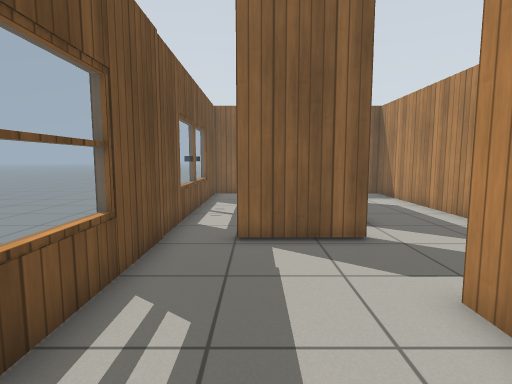
[1] (above)

12 first-person views from a walk through a Gazebo world. The camera is 0.98 m above the floor, tilts 6° down and sees 80° across. The floor is counted in squares, 0.5 m on a side. Each view is taken from the middle of a square. On the plan, view 1 faces up. The plan holds only what a view shows up to about 17 squares ahead; the rest is blank. Simple patterns stand in for the simulator's built-in surfaces.

[2]
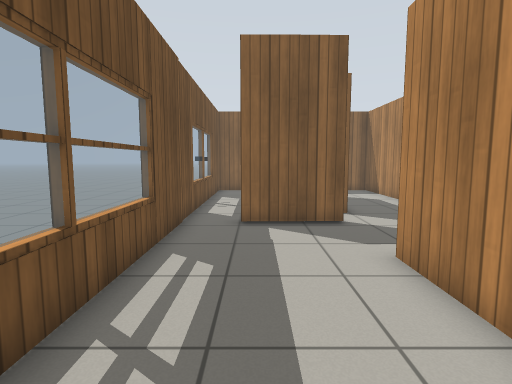

[3]
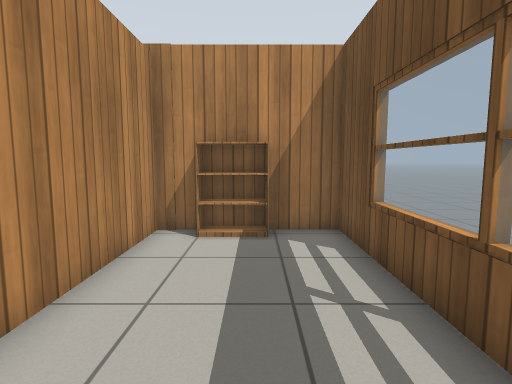

[4]
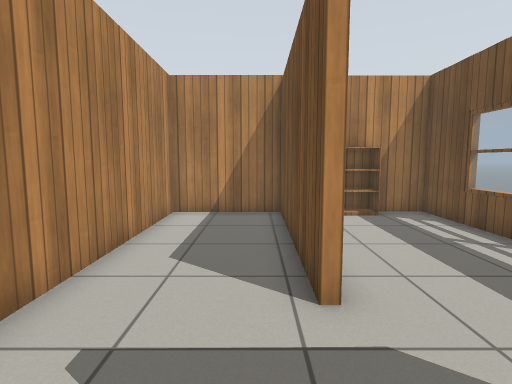

[5]
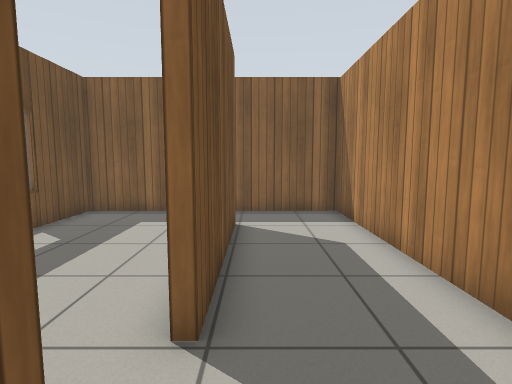

[6]
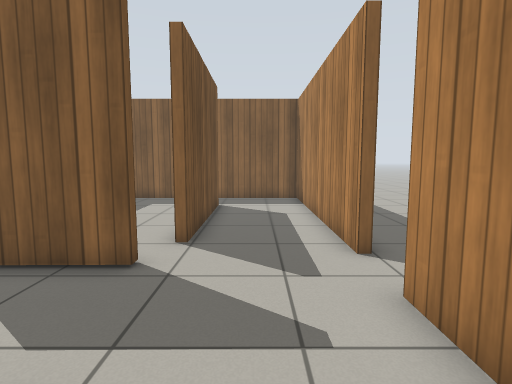

[7]
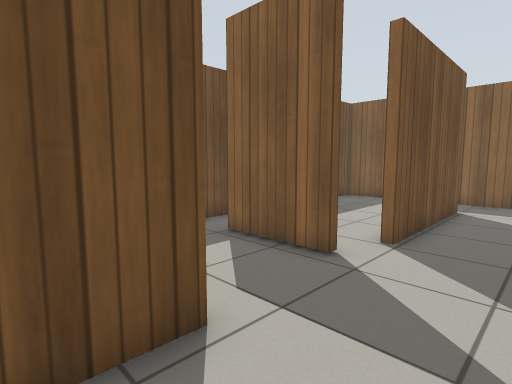

[8]
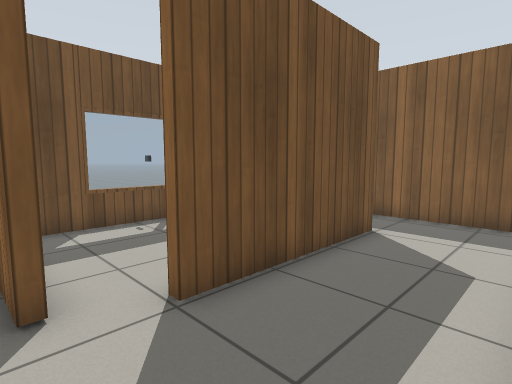

[9]
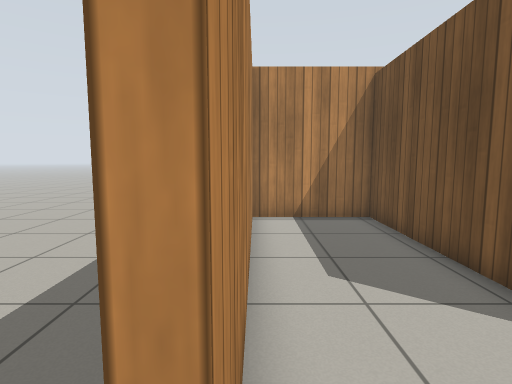

[10]
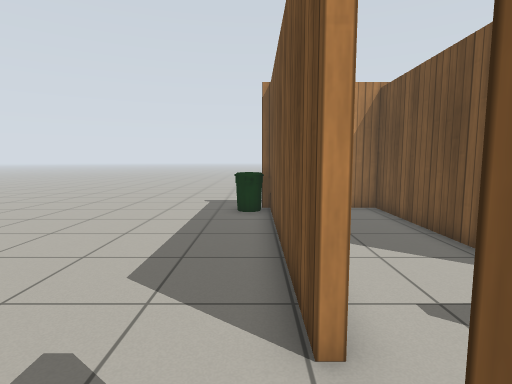

[11]
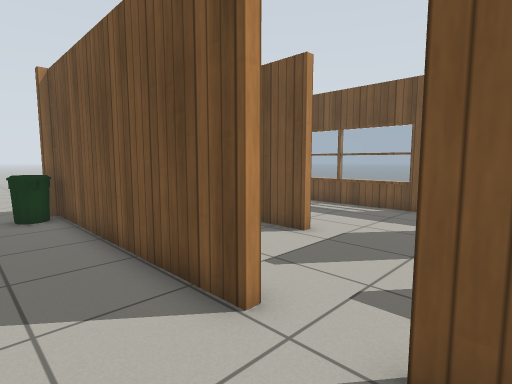

[12]
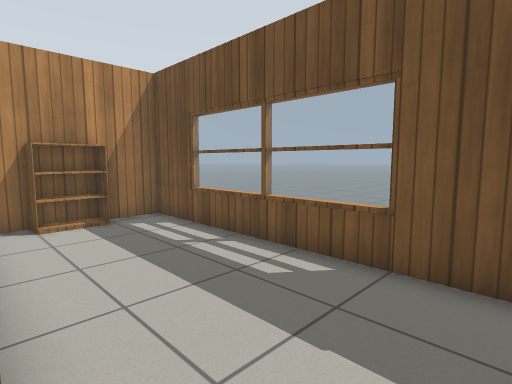

### Floor plan
Points are (right, up) in squares from view 1. A wall is a line through its corners. A room is listed if a view was taken in it or the views show most of it. See-through windows are left out.
Room 1 (views 1, 2, 3, 4, 5, 6, 7, 12)
walls: (2.8, 7.4) (-0.5, 7.4); (3.1, 4.1) (3.1, -3.4) (7.1, -3.4) (7.1, 6.2); (7.1, 8.1) (7.1, 17.7) (-2.3, 17.7) (-2.3, -3.4) (2.8, -3.4) (2.8, 4.1); (3.4, 15.3) (3.4, 9.1) (3, 9.1)
ways out: opening at (7, 7.5) to room 2
objects: bookshelf (0, -3) to (1, -3)
Room 2 (views 8, 9, 10, 11)
walls: (7.1, 6.2) (7.4, 6.2) (7.4, -3.5); (7.4, 8.9) (7.4, 8.1)
ways out: opening at (7, 7.5) to room 1
objects: bin (8, -3) to (9, -2)

Positions as (right, up) in squares from view 1, and headings:
1: (0, 0), facing up
2: (0, -2), facing up
3: (0, 5), facing down
4: (4, 8), facing down
5: (4, 6), facing up
6: (5, 2), facing up
7: (6, 2), facing up-left
8: (7, 7), facing up-left
9: (7, 7), facing down
10: (8, 9), facing down
11: (10, 9), facing down-left
12: (3, 7), facing down-left
